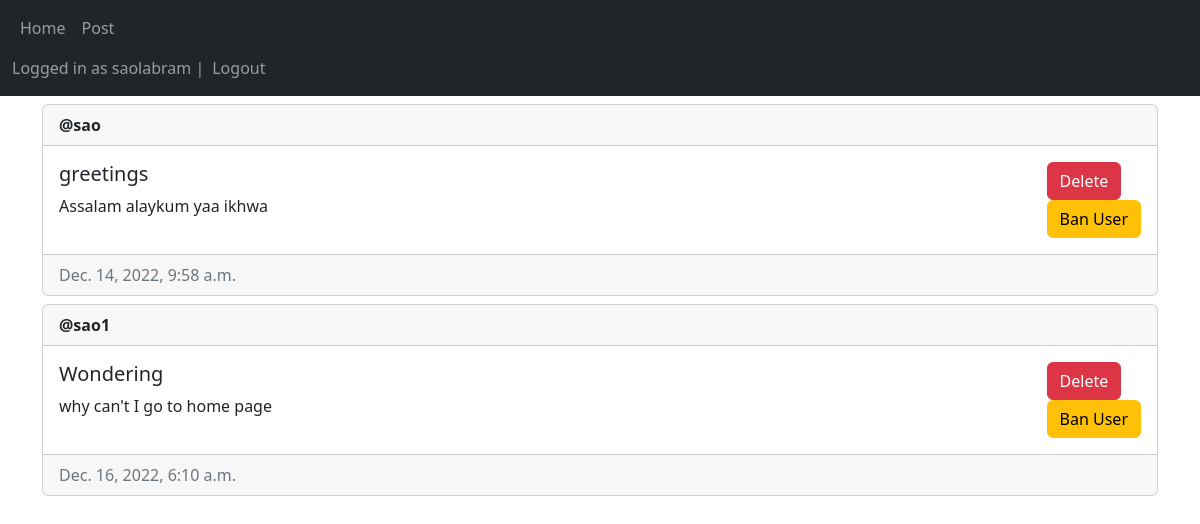
The page / (signed in) on the database its author committed.
### main/models.py (models this page shows, shortened)
class Post(models.Model):
    author = models.ForeignKey(User, on_delete=models.CASCADE)
    title = models.CharField(max_length=200)
    description = models.TextField()
    created_at = models.DateTimeField(auto_now_add=True)
    updated_at = models.DateTimeField(auto_now=True)

### main/views.py (the view, shortened to what this page needs)
# urls.py: path('', views.home, name='home' ),
@login_required(login_url="/login")
@permission_required("main.add_post", login_url="/login", raise_exception=True)
def home(request):
    posts = Post.objects.all()
    return render(request, 'main/home.html', {"posts":posts})

### main/templates/main/home.html (shortened to what this page needs)
{% extends 'main/base.html' %}
{% block content %}
{% for post in posts %}
<div class="card mt-2">
    <div class="card-header"><strong>@{{post.author.username}}</strong></div>
    <div class="card-body d-flex flex-row justify-content-between">
        <div>
            <h5 class="card-title">{{post.title}}</h5>
            <p>{{post.description}}</p>
        </div>
        <div>
            {% if user == post.author or perms.main.delete_post %}
            <form method="POST">
                <button type="submit" class="btn btn-danger" name="post-id" value="{{post.id}}">Delete</button>
            </form>
            {% endif %}
            <form method="POST">
                <button type="submit" class="btn btn-warning" name="user-id" value="{{post.author.id}}">Ban User</button>
            </form>
        </div>
    </div>
    <div class="card-footer text-muted">{{post.created_at}}</div>
</div>
{% empty %}
<p>No post yet:</p>
{% endfor %}
{% endblock %}

### main/templates/main/base.html (shortened to what this page needs)
<!DOCTYPE html>
<html lang="en">
<head>
    <link href="https://cdn.jsdelivr.net/npm/bootstrap@5.2.3/dist/css/bootstrap.min.css" rel="stylesheet">
</head>
<body>
    <nav class="navbar navbar-expand-lg navbar-dark bg-dark">
        <div class="container-fluid">
            <div>
                <ul class="navbar-nav">
                    <li class="nav-item">
                        <a href="/home" class="nav-link">Home</a>
                    </li>
                    <li class="nav-item">
                        <a href="/create-post" class="nav-link">Post</a>
                    </li>
                </ul>
            <div>
            <div>
                <ul class="navbar-nav">
                    {% if user.is_authenticated %}
                    <span class="navbar-text">Logged in as {{user.username}} |</span>
                    <li class="nav-item">
                        <a href="/logout" class="nav-link">Logout</a>
                    </li>
                    {% else %}
                    <li class="nav-item">
                        <a href="/login" class="nav-link">Login</a>
                    </li>
                    {% endif %}
                </ul>
            </div>
        </div>
    </nav>
    <div class="container">{% block content %}{% endblock %}</div>
</body>
</html>

### rows shown on the page
Post: author.username "sao", title "greetings", description "Assalam alaykum yaa ikhwa", {{ post.id }} 1 (drawn), created_at "Dec. 14, 2022, 9:58 a.m."
Post: author.username "sao1", title "Wondering", description "why can't I go to home page", {{ post.id }} 3 (drawn), created_at "Dec. 16, 2022, 6:10 a.m."

### other values the page prints
{{ user.username }} "saolabram"
